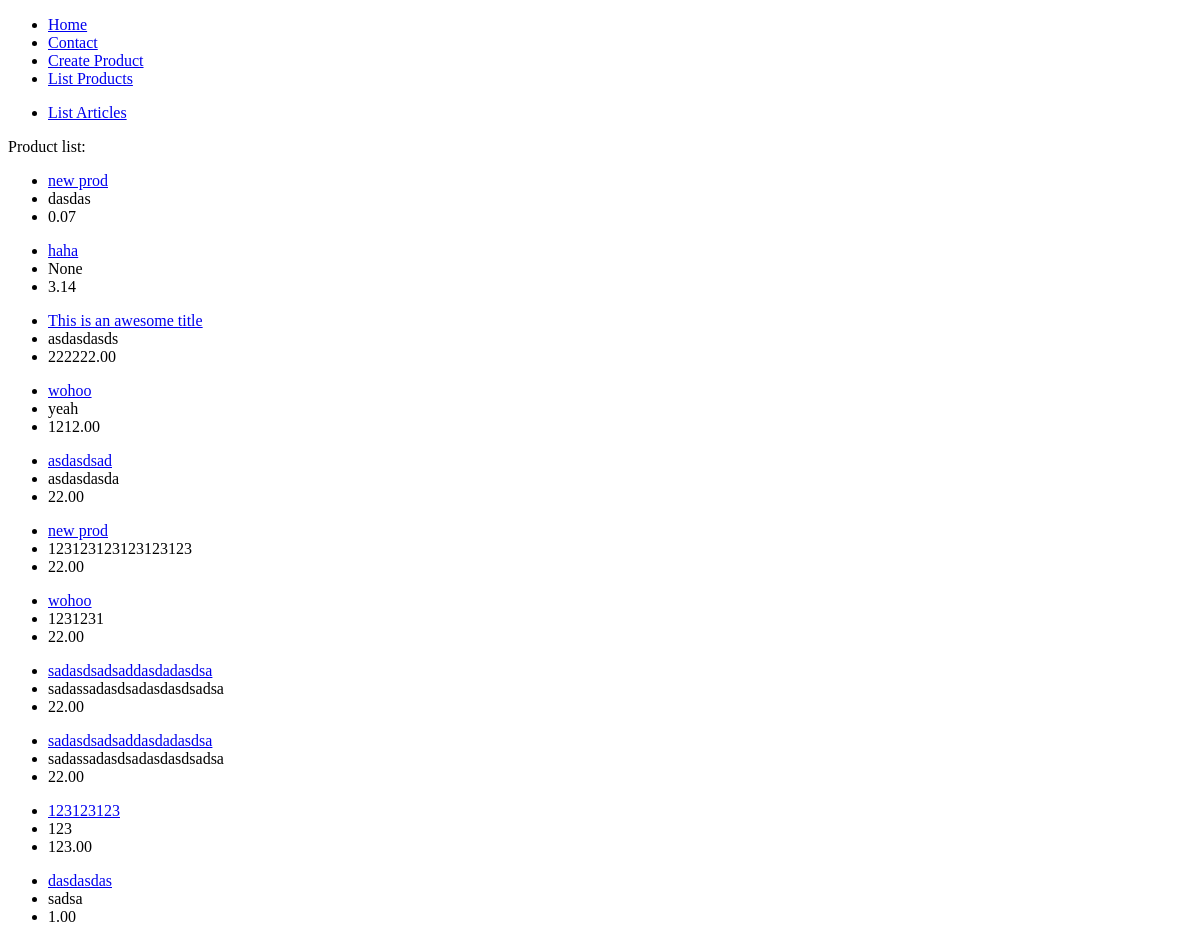
Page /products/productlist on the earlier database version.
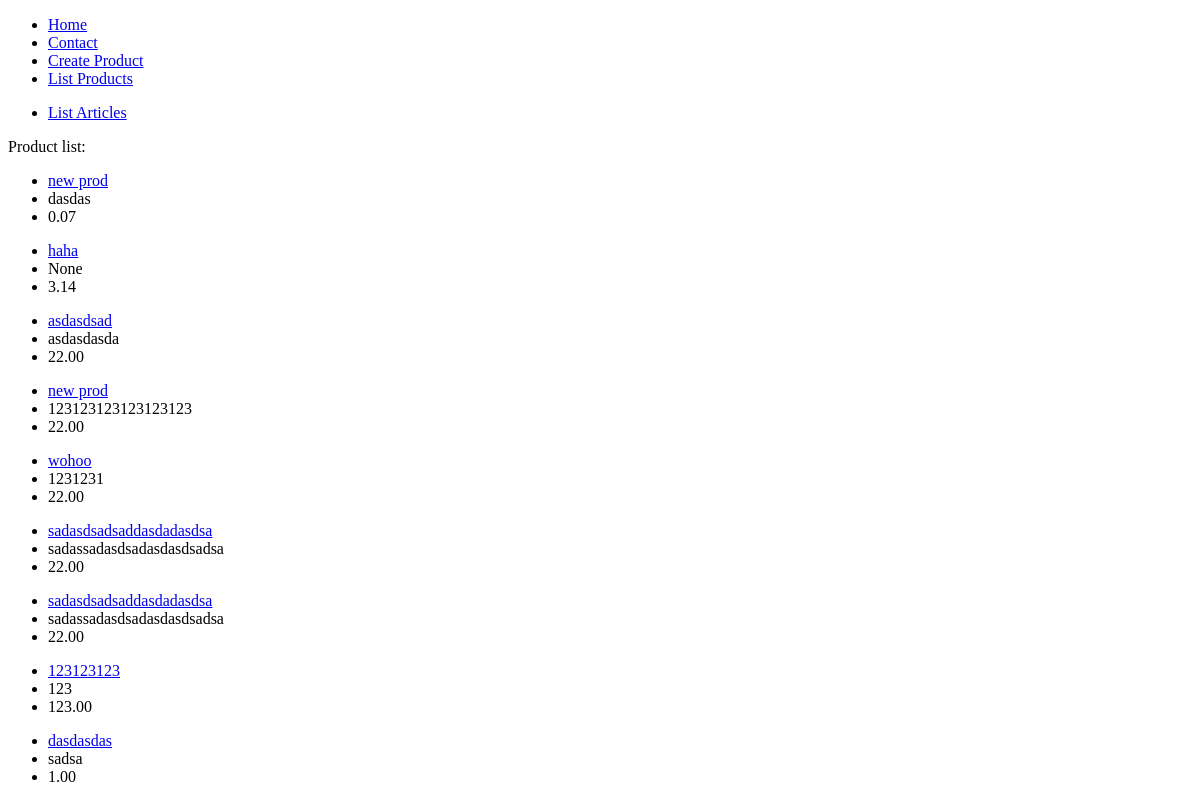
Same page on the later database version.
### products/models.py (models this page shows)
class Product(models.Model):
    title = models.CharField(max_length=120)
    description = models.TextField(blank=True, null=True)
    price = models.DecimalField(decimal_places=2, max_digits=1000)
    summary = models.TextField()
    featured = models.BooleanField(default=True)
    def get_absolute_url(self):
        return reverse("products:product-detail", kwargs = {"id": self.id})

### products/views.py (the view)
# urls.py: path('productlist', product_list_view, name="product-list"),
def product_list_view(request):
    queryset = Product.objects.all()
    context = {
        "object_list" : queryset
    }
    return render(request, "products/product_list.html", context)

### products/templates/products/product_list.html
{% extends 'base.html' %}
{% block content %}
<p>Product list:</p>
{% for instance in object_list %}
<ul>
    <li><a href="{{instance.get_absolute_url}}">{{instance.title}}</a></li>
    <li>{{instance.description}}</li>
    <li>{{instance.price}}</li>
</ul>
{%endfor%}
{%endblock%}

Differences in the rows shown:
removed Product: title "This is an awesome title", description "asdasdasds", price "222222.00"
removed Product: title "wohoo", description "yeah", price "1212.00"
